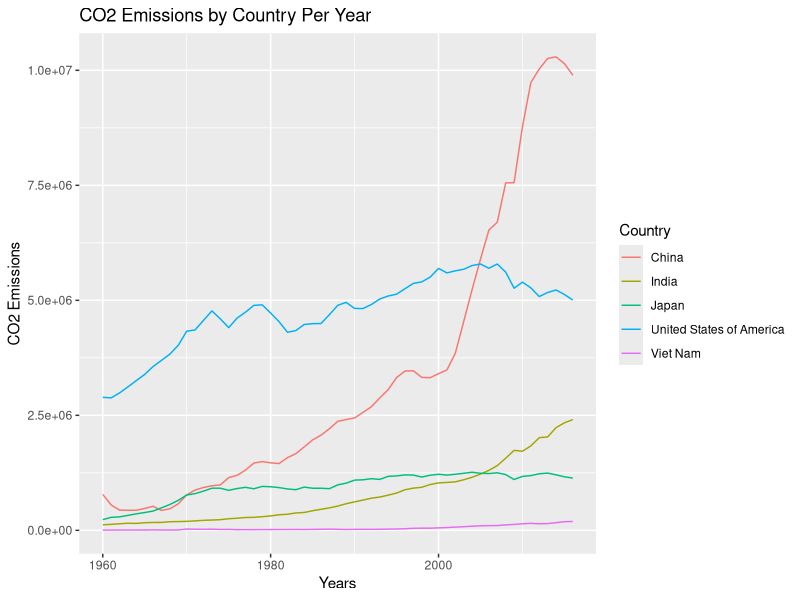
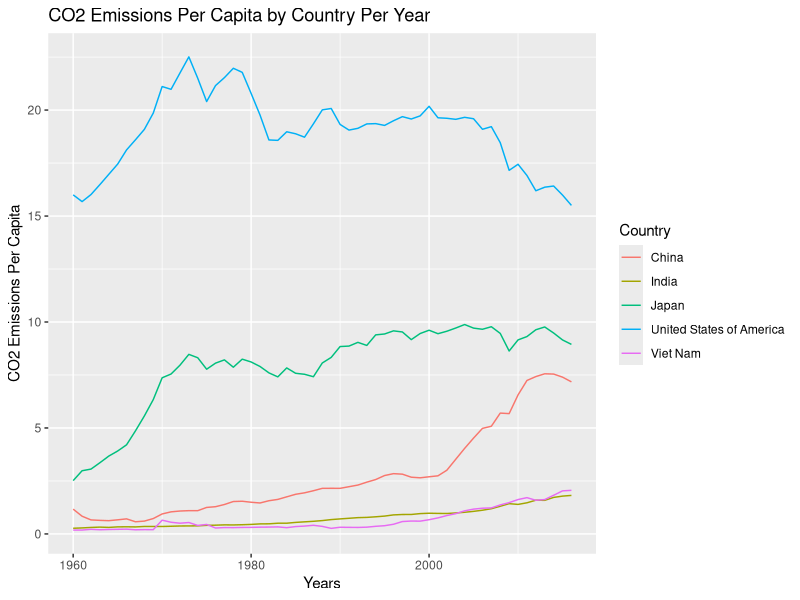
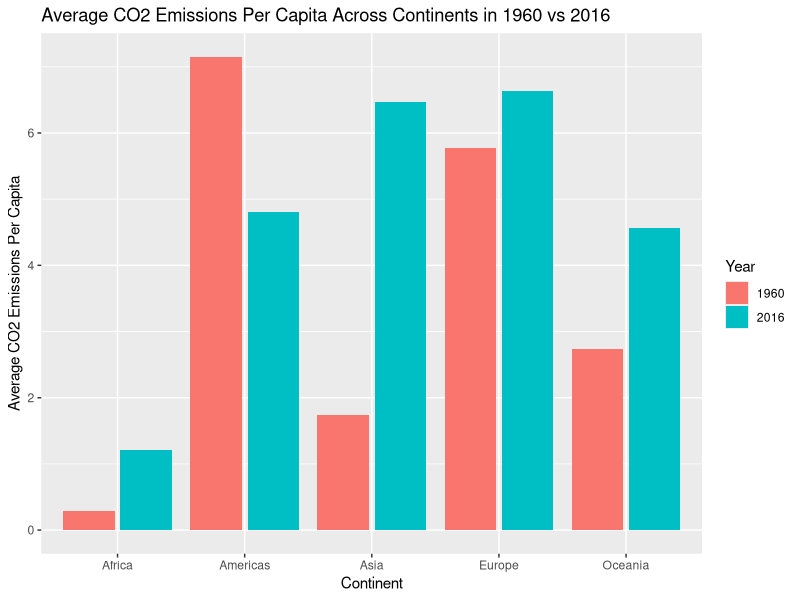
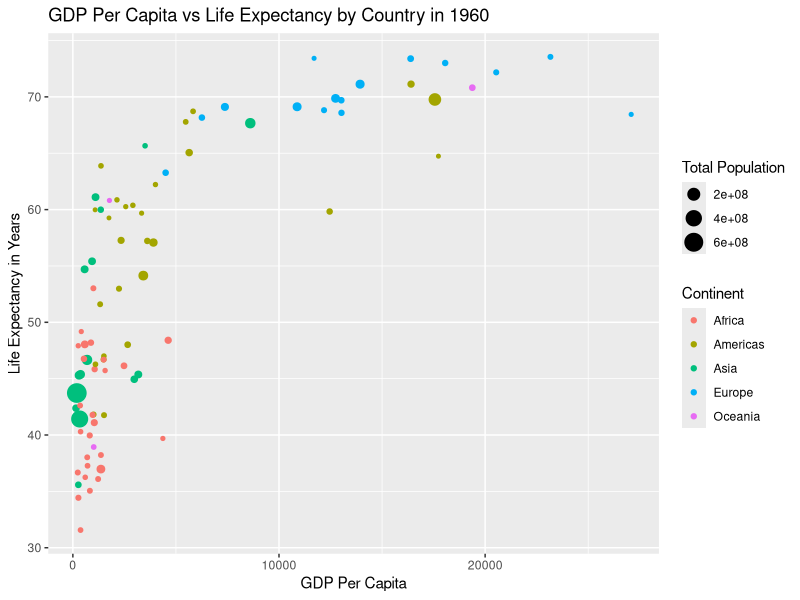
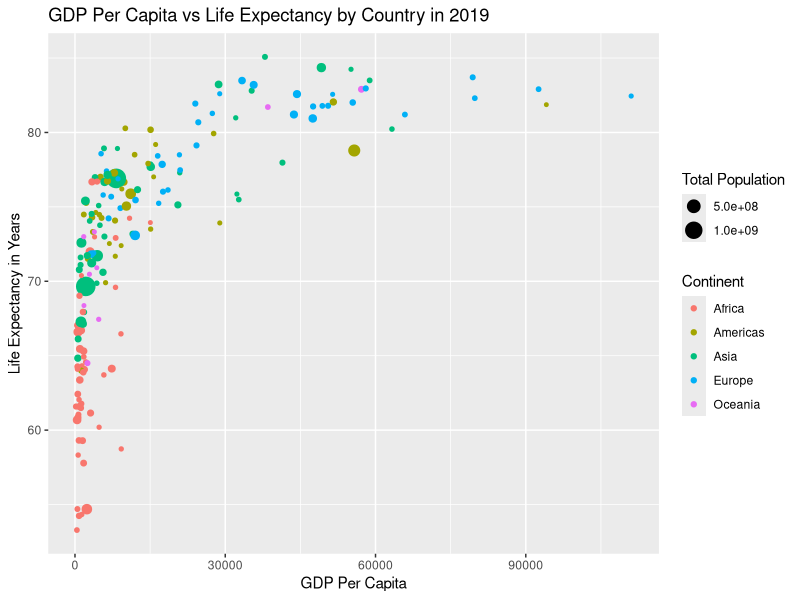
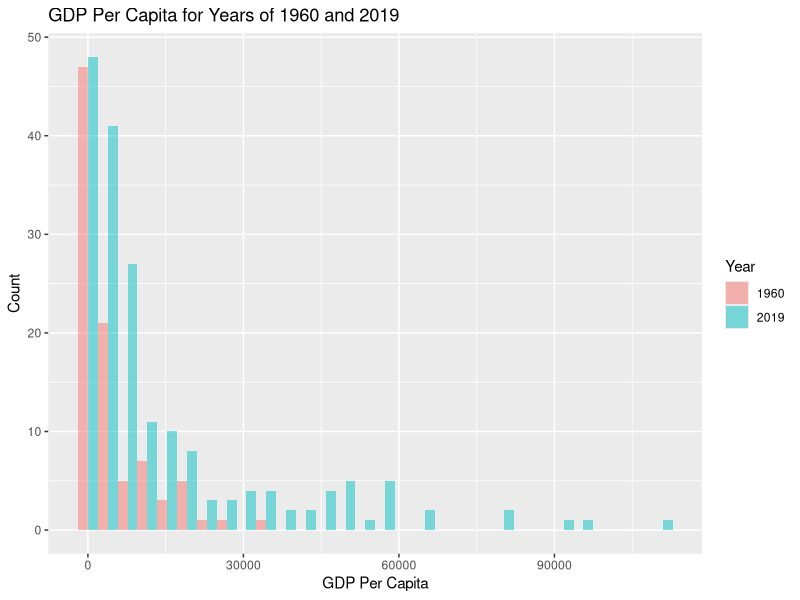

Generate these figures, in order, with R:
## ---- chunk 1
knitr::opts_chunk$set(echo = TRUE)
## ---- chunk 2
## Loading Packages
library(tidyverse)

## Set working directory
setwd("~/INFO\ 201/PS/ps05-gapminder-jvdyfu")
getwd()

## 2. Load data from csv file
data <- read_delim("data/gapminder.csv")

## 3. Load first three lines of data
head(data, 3)

## 2. Find number of rows and columns in data
rows <- nrow(data)
cols <- ncol(data)
rows
cols

## 3. Load first three lines of data
head(data, 3)
## Yes, the small sample of data printed looks ok because the rows are countries
## and columns are the different categories of info on the country. 

## ---- chunk 3
## Function to find the number of rows within a column
num_in_col <- function(col_name) {
  num <- data %>% 
    select(all_of(col_name)) %>% 
    filter(!is.na(col_name)) %>% 
    unique() %>% 
    count()
  num
  paste("Number of", col_name, ":", num)
}

## 1. Finding the number of countries in dataset while analyzing iso3, iso2, and name
num_in_col("iso3")
num_in_col("iso2")
num_in_col("name")

## 2a. Find how many names are there for each iso-2 code.
## Are there any iso-2 codes that correspond to more than one name?
## What are these countries?
num_name_for_iso2 <- data %>% 
  group_by(iso2) %>% 
  summarise(num = n_distinct(name)) %>% 
  arrange(desc(num))  
head(num_name_for_iso2, 3)

data %>% 
  select(iso2, name) %>% 
  unique() %>% 
  filter(is.na(iso2))

## There are 1 name to each iso-2 code except the name Namibia has an iso2 of NA
## and there's also data where both iso2 and name are both NA. So technically,
## the iso-2 code as NA corresponds to more than one name and these countries
## are Namibia and NA. However, since the value is NA, in reality, there isn't any.

## 2b. Now repeat these same for name and iso3-code. 
## Are there country names that have more than one iso3-code?
## What are these countries?
num_iso3_for_name <- data %>% 
  group_by(name) %>% 
  summarise(num = n_distinct(iso3)) %>% 
  arrange(desc(num))  
head(num_iso3_for_name, 3)

data %>% 
  select(name, iso3) %>% 
  unique() %>% 
  filter(is.na(name))

## There are 1 iso-3 to each name except the names that are NA have 4 different iso3.
## The name of the country is NA, but the iso3 are CHANISL, GBM, KOS, and NLD_CURACAO.
## However, since the value is NA, in reality, there isn't any. 

## 3. What is the minimum and maximum year in these data?
years <- data %>% 
  select(time) %>% 
  unique() %>% 
  filter(!is.na(time)) %>% 
  arrange(desc(time))
head(years, 3)

min_year <- tail(years, 1)
max_year <- head(years, 1)
paste("Min year:", min_year)
paste("Max year:", max_year)
## ---- chunk 4
## 1. How many missing co2 emissions are there for each year? 
## Analyze both missing CO2 and co2_PC.
## Which years have most missing data?
missing_co2_emissions <- data %>% 
  filter(is.na(co2), is.na(co2_PC)) %>% 
  group_by(time) %>% 
  summarize(num_missing_co2 = length(co2), num_missing_co2_PC = length(co2_PC)) %>% 
  arrange(desc(num_missing_co2))
head(missing_co2_emissions, 5)

## There seems to be an equivalent amount of missing CO2 to CO2_PC every year.
## The years to have the most missing data is 2017, 2018, and 2019 with 217 missing entries each.

## 2. Make a plot of total CO2 emissions over time for the U.S, China, and India. 
## Add a few more countries of your choice. Explain what do you see.

## Found a subset of the countries I plan to plot on my diagram.
co2_emission_over_time <- data %>% 
  filter(name == "United States of America" | name == "China" | name == "India"
         | name == "Japan" | name == "Viet Nam") %>% 
  filter(!is.na(co2))
head(co2_emission_over_time, 3)

## Graphing the points.
ggplot(co2_emission_over_time) +
  geom_line(aes(x = time, y = co2, group = name, color = name)) +
  labs(title = "CO2 Emissions by Country Per Year",
       x = "Years",
       y = "CO2 Emissions",
       color = "Country"
  )

## I see that the U.S started as the country with the highest CO2 emissions
## in 1960, but was overtaken drastically by China around 2005. India has always
## been the country with the least amount of CO2 emissions across all time
## compared to the U.S and China. However, Vietnam has the least out of all 
## 5 countries. All of the countries seems to be increasing in CO2 emissions
## throughout time except for the U.S and Japan that has recently been decreasing
## at around 2005-2010 and onwards. 

## 3. Now let's analyze the CO2 emissions per capita. Make a similar plot
## of the same countries. What does this figure suggest?

## Found a subset of the countries I plan to plot on my diagram.
co2_PC_emission_over_time <- data %>% 
  filter(name == "United States of America" | name == "China" | name == "India"
         | name == "Japan" | name == "Viet Nam") %>% 
  filter(!is.na(co2_PC))
head(co2_PC_emission_over_time, 3)

## Graphing the points.
ggplot(co2_PC_emission_over_time) +
  geom_line(aes(x = time, y = co2_PC, group = name, color = name)) +
  labs(title = "CO2 Emissions Per Capita by Country Per Year",
       x = "Years",
       y = "CO2 Emissions Per Capita",
       color = "Country"
  )

## The figure suggests that the U.S has always drastically had the highest CO2 emissions 
## per capita from 1960 to 2019, followed by Japan, China, and then India and Vietnam closely
## tied and alternating between who is higher throughout the years. All of the
## countries seem to be streadily increasing in CO2 emissions per capita 
## per year except for the U.S whom has overall decreased in CO2 emissions
## per capita from around 1970 to 2019. 

## 4. Computer average CO2 emissions per capita across the continents (assume region
## is the same as continent). Comment what do you see.

continent_average_CO2_CP <- data %>% 
  filter(!is.na(co2_PC), !is.na(region), (time == 2016 | time == 1960)) %>% 
  group_by(region, time) %>% 
  summarise(num = mean(co2_PC))
continent_average_CO2_CP

## I see that in 2016, Africa has the lowest average CO2 emissions per capita
## across the continents while Europe has the highest and closely followed by Asia.
## However, I see that in 1960, Americas has the highest average CO2 emissions
## per capita across the continents and is followed by Europe. Africa remains
## as the lowest while the second lowest is surprisingly Asia. 

## 5. Make a barplot where you show the previous results-average CO2 emissions per capita
## across continents in 1960 and 2016

## Graphing the points.
ggplot(continent_average_CO2_CP, aes(x = region, y = num, fill = factor(time))) +
  geom_bar(stat = "identity", position = position_dodge2(0), na.rm = TRUE) +
  labs(title = "Average CO2 Emissions Per Capita Across Continents in 1960 vs 2016",
       x = "Continent",
       y = "Average CO2 Emissions Per Capita",
       fill = "Year")

## 6. Question: Which countries are the three largest and three smallest CO2 emitters
## (in terms of CO2 per capita) in 2019 for each continent?
## I noticed that the data for 2019 is missing. Therefore, I will use 2016 data for this prompt.

continent_top_emitters <- data %>% 
  filter(!is.na(co2_PC), !is.na(region), time == 2016) %>% 
  group_by(region, time) %>% 
  summarise(num = mean(co2_PC)) %>% 
  arrange(desc(num))
continent_top_emitters

## Largest three
largest_three <- head(continent_top_emitters, 3)
largest_three

#Smallest three
smallest_three <- tail(continent_top_emitters, 3)
smallest_three

## ---- chunk 5
## 1. Make a scatterplot of GDP per capita versus life expectancy by country, using data for
## 1960. Make the point size dependent on the country size, and color those according to the
## continent. Feel free to adjust the plot in other ways to make it better.
## Comment what do you see there.

## Found a subset of what I plan to plot on my diagram.
GDP_vs_le_country_1960 <- data %>% 
  filter(!is.na(GDP_PC), !is.na(lifeExpectancy), !is.na(name), time == 1960) %>% 
  group_by(name)
head(GDP_vs_le_country_1960, 3)

## Graphing the points.
ggplot(GDP_vs_le_country_1960, aes(x = GDP_PC, y = lifeExpectancy, 
                              col = region, size = totalPopulation)) +
  geom_point() +
  labs(title = "GDP Per Capita vs Life Expectancy by Country in 1960",
       x = "GDP Per Capita",
       y = "Life Expectancy in Years",
       col = "Continent",
       size = "Total Population")

## I see that countries with a higher GDP per capita tend to have a higher life
## expectancy and vice versa. This is the most evident in Europe whom is
## high for both and in Africa whom is low for both. 

## 2. Make a similar plot, but this time use 2019 data only.

## Found a subset of what I plan to plot on my diagram.
GDP_vs_le_country_2019 <- data %>% 
  filter(!is.na(GDP_PC), !is.na(lifeExpectancy), !is.na(name), time == 2019) %>% 
  group_by(name)
head(GDP_vs_le_country_2019, 3)

## Graphing the points.
ggplot(GDP_vs_le_country_2019, aes(x = GDP_PC, y = lifeExpectancy, 
                              col = region, size = totalPopulation)) +
  geom_point() +
  labs(title = "GDP Per Capita vs Life Expectancy by Country in 2019",
       x = "GDP Per Capita",
       y = "Life Expectancy in Years",
       col = "Continent",
       size = "Total Population")

## 3. 

## I see that the overall life expectancy in years has increased overall per country
## and continent. I also see that the trend where countries with a higher GDP 
## per capita tend to have a higher life expectancy and vice versa remains true for
## both graphs. I also see that the total population has also increased in 2019. 

## 4. Compute the average life expectancy for each continent in 1960 and 2019.
## Do the results fit with what you see on the figures?
avg_le_continent <- data %>% 
  filter(!is.na(lifeExpectancy), !is.na(region), (time == 2019 | time == 1960)) %>% 
  group_by(region, time) %>% 
  summarise(avg_le = mean(lifeExpectancy))
head(avg_le_continent, 4)

## Yes, the results fit with what I see on the figures. Life expectancy 
## has overall increased from 1960 to 2019 in every region. 

## 5. Compute the average LE growth from 1960-2019 across the continents. 
## Show the results in the order of growth. Explain what do you see.
avg_le_growth <- data %>% 
  filter(!is.na(lifeExpectancy), !is.na(region), (time == 2019 | time == 1960)) %>% 
  group_by(region, time) %>% 
  summarise(avg_le = mean(lifeExpectancy)) %>% 
  mutate(prev = lag(avg_le),
         growth = avg_le - prev) %>% 
  arrange(-growth) 
head(avg_le_growth, n = 5)

## I see that all of the continents have a positive growth from 1960 to 2019. 
## Additionally, Asia had the greatest growth in life expectancy, while
## Europe has the least. I think it's because Europe began with a high
## life expectancy in 1960 so its hard to make a huge increase.

## 6. Show the histogram of GDP per capita for years of 1960 and 2019.
## Try to put both histograms on the same graph.

## Found a subset of what I plan to plot on my diagram.
GDP_per_capita <- data %>% 
  filter(!is.na(GDP_PC),(time == 2019 | time == 1960))  
GDP_per_capita

## Graphing the points.
ggplot(GDP_per_capita, aes(x = GDP_PC, fill = factor(time))) +
  geom_histogram(alpha = 0.5, position = "dodge", bins = 30) +
  labs(x = "GDP Per Capita",
       y = "Count",
       title = "GDP Per Capita for Years of 1960 and 2019",
       fill = "Year")

## 7. What was the ranking of US in terms of life expectancy in 1960
## and in 2019?

## Function to find the ranking of the US for life expectancy for given year.
ranking_US_le <- function(year) {
  data %>% 
    filter(!is.na(lifeExpectancy), !is.na(time), (time == year), name != "") %>% 
    mutate(rank = rank(desc(lifeExpectancy))) %>% 
    filter(name == "United States of America") %>% 
    select(name, time, rank, lifeExpectancy)
}

## Ranking of US in 1960 for life expectancy
ranking_US_le_1960 <- ranking_US_le(1960)
ranking_US_le_1960
## Ranking of US in 2019 for life expectancy
ranking_US_le_2019 <- ranking_US_le(2019)
ranking_US_le_2019

## 8. If you did this correctly, then you noticed that US ranking has been falling quite a
## bit. But we also have more countries in 2019–what about the relative rank divided by the
## corresponding number of countries that have LE data in the corresponding year?

## Function to get list of unique countries for the given year
countries_1960_2019 <- function(year)
  data %>% 
    filter(!is.na(lifeExpectancy), !is.na(time), (time == year), name != "")

## The number of countries in 1960
num_countries_1960 <- nrow(countries_1960_2019(1960))
num_countries_1960

## The number of countries in 2019
num_countries_2019 <- nrow(countries_1960_2019(2019))
num_countries_2019

## Function to find the relative rank divided by corresponded number of countries
## that have LE data in the corresponding year
relative_rank_us <- function(year, num_countries)
  data %>% 
    filter(!is.na(lifeExpectancy), !is.na(time), (time == year), name != "") %>% 
    mutate(rank = rank(desc(lifeExpectancy))) %>% 
    mutate(relativeDivided = rank / num_countries) %>% 
    filter(name == "United States of America") %>% 
    select(name, time, rank, lifeExpectancy, relativeDivided)

## Relative rank divided by corresponded number of countries for 1960 for life expectancy
relative_rank_us_1960 <- relative_rank_us(1960, num_countries_1960)
relative_rank_us_1960
## Relative rank divided by corresponded number of countries for 2019 life expectancy
relative_rank_us_2019 <- relative_rank_us(2019, num_countries_2019)
relative_rank_us_2019

## I spent around 6 hours on this PS.

